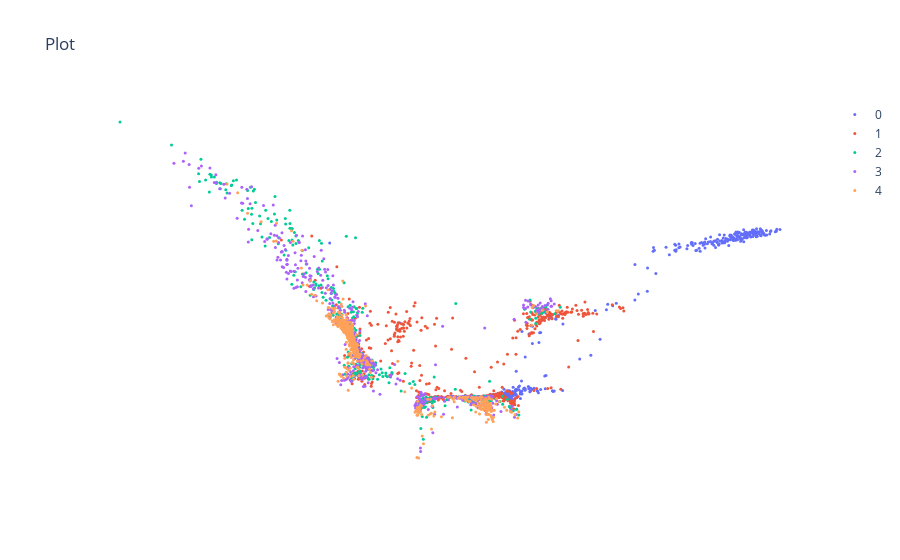

Write notebook code for a chart like this one.
### Code cell


### Figure 1 — Plotly figure (JSON) as saved in the notebook; plotly's stock layout.template omitted (floating-point values rounded to 4 significant figures; data arrays with more than 128 entries replaced by an {"elided": "..."} marker saying what was removed)
{"data": [{"marker": {"color": 0, "colorscale": [[0, "#440154"], [0.1111, "#482878"], [0.2222, "#3e4989"], [0.3333, "#31688e"], [0.4444, "#26828e"], [0.5556, "#1f9e89"], [0.6667, "#35b779"], [0.7778, "#6ece58"], [0.8889, "#b5de2b"], [1, "#fde725"]], "opacity": 1, "size": 3}, "mode": "markers", "name": "0", "type": "scatter", "x": {"elided": "419 float values"}, "y": {"elided": "419 float values"}}, {"marker": {"color": 1, "opacity": 1, "size": 3}, "mode": "markers", "name": "1", "type": "scatter", "x": {"elided": "758 float values"}, "y": {"elided": "758 float values"}}, {"marker": {"color": 2, "opacity": 1, "size": 3}, "mode": "markers", "name": "2", "type": "scatter", "x": {"elided": "598 float values"}, "y": {"elided": "598 float values"}}, {"marker": {"color": 3, "opacity": 1, "size": 3}, "mode": "markers", "name": "3", "type": "scatter", "x": {"elided": "652 float values"}, "y": {"elided": "652 float values"}}, {"marker": {"color": 4, "opacity": 1, "size": 3}, "mode": "markers", "name": "4", "type": "scatter", "x": {"elided": "573 float values"}, "y": {"elided": "573 float values"}}], "layout": {"paper_bgcolor": "white", "plot_bgcolor": "white", "scene": {"xaxis": {"title": {"text": "X"}}, "yaxis": {"title": {"text": "Y"}}}, "showlegend": true, "title": {"text": "Plot"}, "xaxis": {"showgrid": false, "showline": false, "showticklabels": false, "ticks": "", "zeroline": false}, "yaxis": {"showgrid": false, "showline": false, "showticklabels": false, "ticks": "", "zeroline": false}}}
